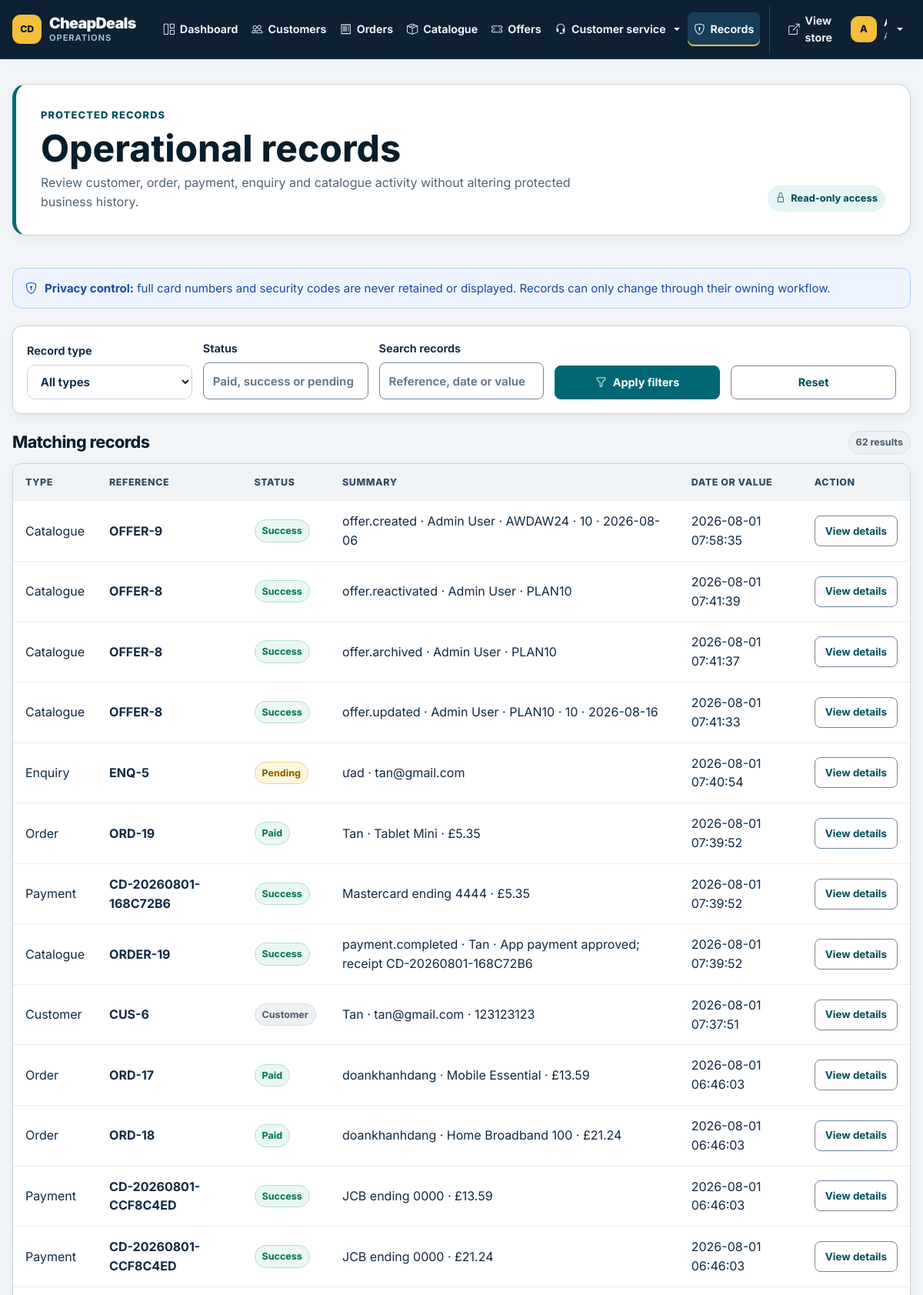
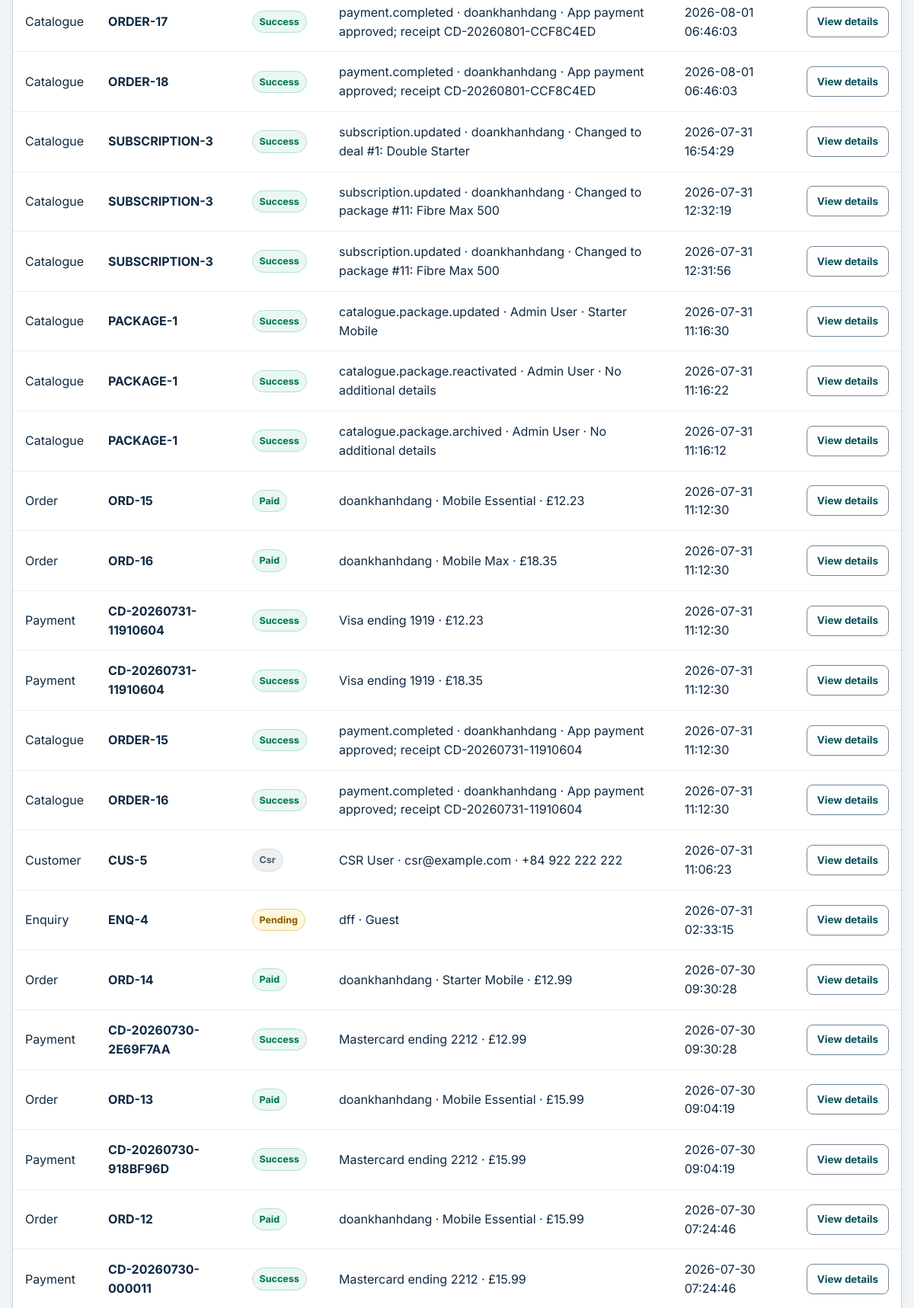
Page /COMP1807/cheapdeals/public/crm/records (signed in, upper part) on the committed database (2 pictures, top to bottom).
### tables this page shows
CREATE TABLE `users` (
  `id` int(11) NOT NULL,
  `full_name` varchar(100) NOT NULL,
  `email` varchar(100) NOT NULL,
  `password` varchar(255) NOT NULL,
  `phone` varchar(20) DEFAULT NULL,
  `address` text DEFAULT NULL,
  `credit_card` varchar(50) DEFAULT NULL,
  `role` enum('customer','csr','admin') DEFAULT 'customer',
  `created_at` timestamp NOT NULL DEFAULT current_timestamp(),
  `card_type` varchar(20) DEFAULT NULL,
  `card_expiry` varchar(5) DEFAULT NULL
);

CREATE TABLE `audit_logs` (
  `id` int(11) NOT NULL,
  `actor_id` int(11) DEFAULT NULL,
  `event_type` varchar(80) NOT NULL,
  `entity_type` varchar(40) NOT NULL,
  `entity_id` int(11) DEFAULT NULL,
  `outcome` varchar(30) NOT NULL DEFAULT 'Success',
  `details` varchar(255) DEFAULT NULL,
  `created_at` timestamp NOT NULL DEFAULT current_timestamp()
);

CREATE TABLE `enquiries` (
  `id` int(11) NOT NULL,
  `user_id` int(11) DEFAULT NULL,
  `package_id` int(11) DEFAULT NULL,
  `subject` varchar(255) DEFAULT NULL,
  `message` text DEFAULT NULL,
  `reply` text DEFAULT NULL,
  `status` enum('Pending','Answered') DEFAULT 'Pending',
  `created_at` timestamp NOT NULL DEFAULT current_timestamp()
);

CREATE TABLE `payments` (
  `id` int(11) NOT NULL,
  `order_id` int(11) DEFAULT NULL,
  `amount` decimal(10,2) DEFAULT NULL,
  `payment_method` varchar(50) DEFAULT NULL,
  `payment_status` enum('Success','Failed') DEFAULT NULL,
  `verification_status` varchar(20) DEFAULT NULL,
  `verification_reference` varchar(60) DEFAULT NULL,
  `verification_message` varchar(255) DEFAULT NULL,
  `receipt_ref` varchar(40) DEFAULT NULL,
  `payment_date` timestamp NOT NULL DEFAULT current_timestamp()
);

CREATE TABLE `orders` (
  `id` int(11) NOT NULL,
  `user_id` int(11) DEFAULT NULL,
  `package_id` int(11) DEFAULT NULL,
  `quantity` int(11) NOT NULL DEFAULT 1,
  `total` decimal(10,2) DEFAULT NULL,
  `discount` decimal(10,2) DEFAULT NULL,
  `final_total` decimal(10,2) DEFAULT NULL,
  `status` enum('Pending','Paid','Cancelled') DEFAULT 'Pending',
  `order_channel` varchar(20) NOT NULL DEFAULT 'Website',
  `created_by` int(11) DEFAULT NULL,
  `created_at` timestamp NOT NULL DEFAULT current_timestamp()
);

### app/views/crm/records.php (the view, shortened to what the rows shown need)
<section class="admin-hero">
    <div>
        <h1>Operational records</h1>
    </div>
</section>
<section class="admin-section" aria-labelledby="records-title">
    <div class="admin-subsection-heading">
        <h2 id="records-title">Matching records</h2>
    </div>
    <div class="table-wrap">
        <table>
            <thead><tr><th scope="col">Type</th><th scope="col">Reference</th><th scope="col">Status</th><th scope="col">Summary</th><th scope="col">Date or value</th><th scope="col">Action</th></tr></thead>
            <tbody>
                <?php foreach ($records as $record): ?>
                    <?php $recordStatus = strtolower((string) $record['status']); ?>
                    <tr>
                        <td><?= e(ucfirst($record['type'])) ?></td>
                        <td><strong><?= e($record['reference']) ?></strong></td>
                        <td><span class="status-pill <?= in_array($recordStatus, ['paid', 'success', 'approved', 'answered', 'active'], true) ? 'is-success' : (in_array($recordStatus, ['pending', 'processing'], true) ? 'is-warning' : 'is-muted') ?>"><?= e($record['status']) ?></span></td>
                        <td><?= e($record['summary']) ?></td>
                        <td><?= e($record['created_at']) ?></td>
                        <td><a class="btn small" href="<?= url('/crm/record?type=' . urlencode($record['type']) . '&id=' . (int) $record['id']) ?>">View details</a></td>
                    </tr>
                <?php endforeach; ?>
            </tbody>
        </table>
    </div>
</section>

### app/views/layout/navbar.php (shortened to what the rows shown need)
<?php
$navCustomer = $_SESSION['customer'] ?? null;
$staffRole = (string) ($navCustomer['role'] ?? '');
$isStaff = in_array($staffRole, ['admin', 'csr'], true);
$isCatalogueAdmin = $staffRole === 'admin';
$staffLabel = $staffRole === 'csr' ? 'Customer service' : 'Administrator';
$relativePath = $currentPath ?? '/';
if (BASE_PATH !== '' && ($relativePath === BASE_PATH || str_starts_with($relativePath, BASE_PATH . '/'))) {
    $relativePath = substr($relativePath, strlen(BASE_PATH)) ?: '/';
}
$isOperationsContext = $isStaff
    && ($relativePath === '/crm' || str_starts_with($relativePath, '/crm/'));
$routeActive = static function (string ...$routes) use ($relativePath): bool {
    foreach ($routes as $route) {
        if ($route === '/') {
            if ($relativePath === '/') {
                return true;
            }
            continue;
        }
        if ($relativePath === $route || str_starts_with($relativePath, $route . '/')) {
            return true;
        }
    }
    return false;
};
$activeAttributes = static fn (bool $active): string => $active
    ? ' active" aria-current="page'
    : '';
?>
<nav
    class="navbar navbar-expand-xl sticky-top cd-navbar <?= $isOperationsContext ? 'operations-navbar' : 'store-navbar' ?>"
    aria-label="Primary navigation"
>
    <div class="container">
        <div class="collapse navbar-collapse" id="mainNavbar">
            <?php if ($isOperationsContext): ?>
                <ul class="navbar-nav ms-auto align-items-xl-center operations-nav">
                    <li class="nav-item">
                        <a class="nav-link<?= $activeAttributes($relativePath === '/crm') ?>" href="<?= url('/crm') ?>">
                            <i class="bi bi-grid-1x2" aria-hidden="true"></i> Dashboard
                        </a>
                    </li>
                    <li class="nav-item">
                        <a class="nav-link<?= $activeAttributes($routeActive('/crm/customers', '/crm/customer')) ?>" href="<?= url('/crm/customers') ?>">
                            <i class="bi bi-people" aria-hidden="true"></i> Customers
                        </a>
                    </li>
                    <li class="nav-item">
                        <a class="nav-link<?= $activeAttributes($routeActive('/crm/orders')) ?>" href="<?= url('/crm/orders') ?>">
                            <i class="bi bi-receipt" aria-hidden="true"></i> Orders
                        </a>
                    </li>
                    <li class="nav-item">
                        <a class="nav-link<?= $activeAttributes($routeActive('/crm/packages', '/crm/package')) ?>" href="<?= url('/crm/packages') ?>">
                            <i class="bi bi-box-seam" aria-hidden="true"></i> Catalogue
                        </a>
                    </li>
                    <?php if ($isCatalogueAdmin): ?>
                        <li class="nav-item">
                            <a class="nav-link<?= $activeAttributes($routeActive('/crm/offers', '/crm/offer')) ?>" href="<?= url('/crm/offers') ?>">
                                <i class="bi bi-ticket-perforated" aria-hidden="true"></i> Offers
                            </a>
                        </li>
                    <?php endif; ?>
                    <li class="nav-item dropdown">
                        <a
                            class="nav-link dropdown-toggle<?= $activeAttributes($routeActive('/crm/enquiries', '/crm/telephone-order', '/crm/subscription-changes')) ?>"
                            href="<?= url('/crm/enquiries') ?>"
                            role="button"
                            data-bs-toggle="dropdown"
                            aria-expanded="false"
                        ><i class="bi bi-headset" aria-hidden="true"></i> Customer service</a>
                    </li>
                    <?php if ($isCatalogueAdmin): ?>
                        <li class="nav-item">
                            <a class="nav-link<?= $activeAttributes($routeActive('/crm/records', '/crm/record')) ?>" href="<?= url('/crm/records') ?>">
                                <i class="bi bi-shield-lock" aria-hidden="true"></i> Records
                            </a>
                        </li>
                    <?php endif; ?>
                </ul>
                <div class="navbar-utilities">
                    <a class="utility-link" href="<?= url('/packages') ?>">
                        <i class="bi bi-box-arrow-up-right" aria-hidden="true"></i>
                        <span>View store</span>
                    </a>
                    <div class="dropdown staff-account-menu">
                        <button class="account-trigger dropdown-toggle" type="button" data-bs-toggle="dropdown" aria-expanded="false">
                            <span class="account-avatar" aria-hidden="true"><?= e(strtoupper(substr((string) ($navCustomer['full_name'] ?? 'S'), 0, 1))) ?></span>
                            <span><strong><?= e($navCustomer['full_name'] ?? 'Staff') ?></strong><small><?= e($staffLabel) ?></small></span>
                        </button>
                    </div>
                </div>
            <?php endif; ?>
        </div>
    </div>
</nav>
<main id="main-content">

### rows in the picture
users: full_name "A"
audit_logs: type "Catalogue", reference "OFFER-9", outcome "Success", summary "offer.created · Admin User · AWDAW24 · 10 · 2026-08-06", created_at "2026-08-01 07:58:35"
audit_logs: type "Catalogue", reference "OFFER-8", outcome "Success", summary "offer.reactivated · Admin User · PLAN10", created_at "2026-08-01 07:41:39"
audit_logs: type "Catalogue", reference "OFFER-8", outcome "Success", summary "offer.archived · Admin User · PLAN10", created_at "2026-08-01 07:41:37"
audit_logs: type "Catalogue", reference "OFFER-8", outcome "Success", summary "offer.updated · Admin User · PLAN10 · 10 · 2026-08-16", created_at "2026-08-01 07:41:33"
enquiries: type "Enquiry", reference "ENQ-5", status "Pending", summary "ưad · tan@gmail.com", created_at "2026-08-01 07:40:54"
payments: type "Payment", receipt_ref "CD-20260801-168C72B6", payment_status "Success", summary "Mastercard ending 4444 · £5.35", payment_date "2026-08-01 07:39:52"
audit_logs: type "Catalogue", reference "ORDER-19", outcome "Success", summary "payment.completed · Tan · App payment approved; receipt CD-20260801-168C72B6", created_at "2026-08-01 07:39:52"
users: role "Customer", reference "CUS-6", status "Customer", summary "Tan · tan@gmail.com · 123123123", created_at "2026-08-01 07:37:51"
payments: type "Payment", receipt_ref "CD-20260801-CCF8C4ED", payment_status "Success", summary "JCB ending 0000 · £13.59", payment_date "2026-08-01 06:46:03"
audit_logs: type "Catalogue", reference "ORDER-17", outcome "Success", summary "payment.completed · doankhanhdang · App payment approved; receipt CD-20260801-CCF8C4ED", created_at "2026-08-01 06:46:03"
audit_logs: type "Catalogue", reference "ORDER-18", outcome "Success", summary "payment.completed · doankhanhdang · App payment approved; receipt CD-20260801-CCF8C4ED", created_at "2026-08-01 06:46:03"
audit_logs: type "Catalogue", reference "SUBSCRIPTION-3", outcome "Success", summary "subscription.updated · doankhanhdang · Changed to deal #1: Double Starter", created_at "2026-07-31 16:54:29"
audit_logs: type "Catalogue", reference "SUBSCRIPTION-3", outcome "Success", summary "subscription.updated · doankhanhdang · Changed to package #11: Fibre Max 500", created_at "2026-07-31 12:32:19"
audit_logs: type "Catalogue", reference "SUBSCRIPTION-3", outcome "Success", summary "subscription.updated · doankhanhdang · Changed to package #11: Fibre Max 500", created_at "2026-07-31 12:31:56"
audit_logs: type "Catalogue", reference "PACKAGE-1", outcome "Success", summary "catalogue.package.updated · Admin User · Starter Mobile", created_at "2026-07-31 11:16:30"
audit_logs: type "Catalogue", reference "PACKAGE-1", outcome "Success", summary "catalogue.package.reactivated · Admin User · No additional details", created_at "2026-07-31 11:16:22"
audit_logs: type "Catalogue", reference "PACKAGE-1", outcome "Success", summary "catalogue.package.archived · Admin User · No additional details", created_at "2026-07-31 11:16:12"
payments: type "Payment", receipt_ref "CD-20260731-11910604", payment_status "Success", summary "Visa ending 1919 · £12.23", payment_date "2026-07-31 11:12:30"
audit_logs: type "Catalogue", reference "ORDER-15", outcome "Success", summary "payment.completed · doankhanhdang · App payment approved; receipt CD-20260731-11910604", created_at "2026-07-31 11:12:30"
audit_logs: type "Catalogue", reference "ORDER-16", outcome "Success", summary "payment.completed · doankhanhdang · App payment approved; receipt CD-20260731-11910604", created_at "2026-07-31 11:12:30"
users: type "Customer", reference "CUS-5", status "Csr", summary "CSR User · csr@example.com · +84 922 222 222", created_at "2026-07-31 11:06:23"
enquiries: type "Enquiry", reference "ENQ-4", status "Pending", summary "dff · Guest", created_at "2026-07-31 02:33:15"
orders: type "Order", reference "ORD-14", status "Paid", summary "doankhanhdang · Starter Mobile · £12.99", created_at "2026-07-30 09:30:28"
payments: type "Payment", receipt_ref "CD-20260730-2E69F7AA", payment_status "Success", summary "Mastercard ending 2212 · £12.99", payment_date "2026-07-30 09:30:28"
orders: type "Order", reference "ORD-13", status "Paid", summary "doankhanhdang · Mobile Essential · £15.99", created_at "2026-07-30 09:04:19"
payments: type "Payment", receipt_ref "CD-20260730-918BF96D", payment_status "Success", summary "Mastercard ending 2212 · £15.99", payment_date "2026-07-30 09:04:19"
orders: type "Order", reference "ORD-12", status "Paid", summary "doankhanhdang · Mobile Essential · £15.99", created_at "2026-07-30 07:24:46"
payments: type "Payment", receipt_ref "CD-20260730-000011", payment_status "Success", summary "Mastercard ending 2212 · £15.99", payment_date "2026-07-30 07:24:46"

### other values in the picture
count($records) "62"
$record['type'] "Order"
$record['reference'] "ORD-19"
$record['status'] "Paid"
$record['summary'] "Tan · Tablet Mini · £5.35"
$record['created_at'] "2026-08-01 07:39:52"
$record['reference'] "ORD-17"
$record['summary'] "doankhanhdang · Mobile Essential · £13.59"
$record['created_at'] "2026-08-01 06:46:03"
$record['reference'] "ORD-18"
$record['summary'] "doankhanhdang · Home Broadband 100 · £21.24"
$record['type'] "Payment"
$record['reference'] "CD-20260801-CCF8C4ED"
$record['status'] "Success"
$record['summary'] "JCB ending 0000 · £21.24"
